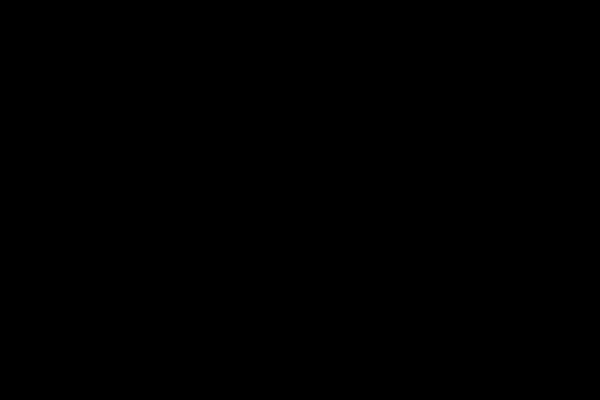
Frame 1 (no input)
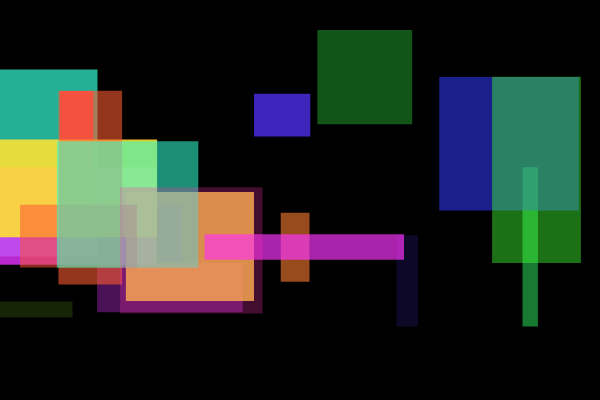
Frame 60 (no input)
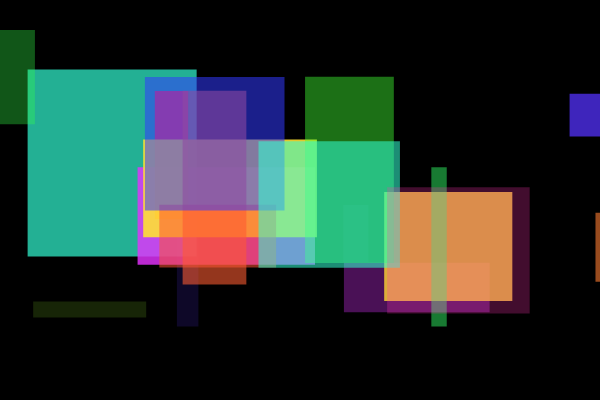
Frame 120 (the mouse pressed at the canvas centre since frame 60)

The p5.js sketch that drew these frames (run headless with seeded random() and noise() and a simulated clock; from frame 60 on, the mouse is pressed at the canvas centre):

// p5.js sketch
// ── sketch.js
var rectangle = new Array(20);
var w, h, x, y, xSpeed, ySpeed;

function setup() {
  createCanvas(600, 400);
  noStroke();
  ellipseMode(CENTER);
  colorMode(HSB, 360, 100, 100, 100);
  smooth();
  for (var i = 0; i < rectangle.length; i++) {
    w = random(10, 200);
    h = random(10, 200);
    x = -w;
    y = random(0, height-h);
    xSpeed = random(1, 10);
    ySpeed = 0;
    rectangle[i] = new Rectangle(x, y, w, h, color(random(360), 80, 100, random(10, 90)), xSpeed, ySpeed);
  }
}

function draw() {
  background(0);
  for (var i = 0; i < rectangle.length; i ++ ) {
    rectangle[i].drawRect();
    rectangle[i].moveRect();
  }
}

function Rectangle(x, y, w, h, c, xSpeed, ySpeed) {
  this.moveRect = function() {
    x = x + xSpeed;
    y = y + ySpeed;

    if (x > width + w) {
      x = -w;
    }

    if (y > height + h) {
      y = -h;
    }
  }

  this.drawRect = function() {
    fill(c);
    rect(x, y, w, h);
  }
}
